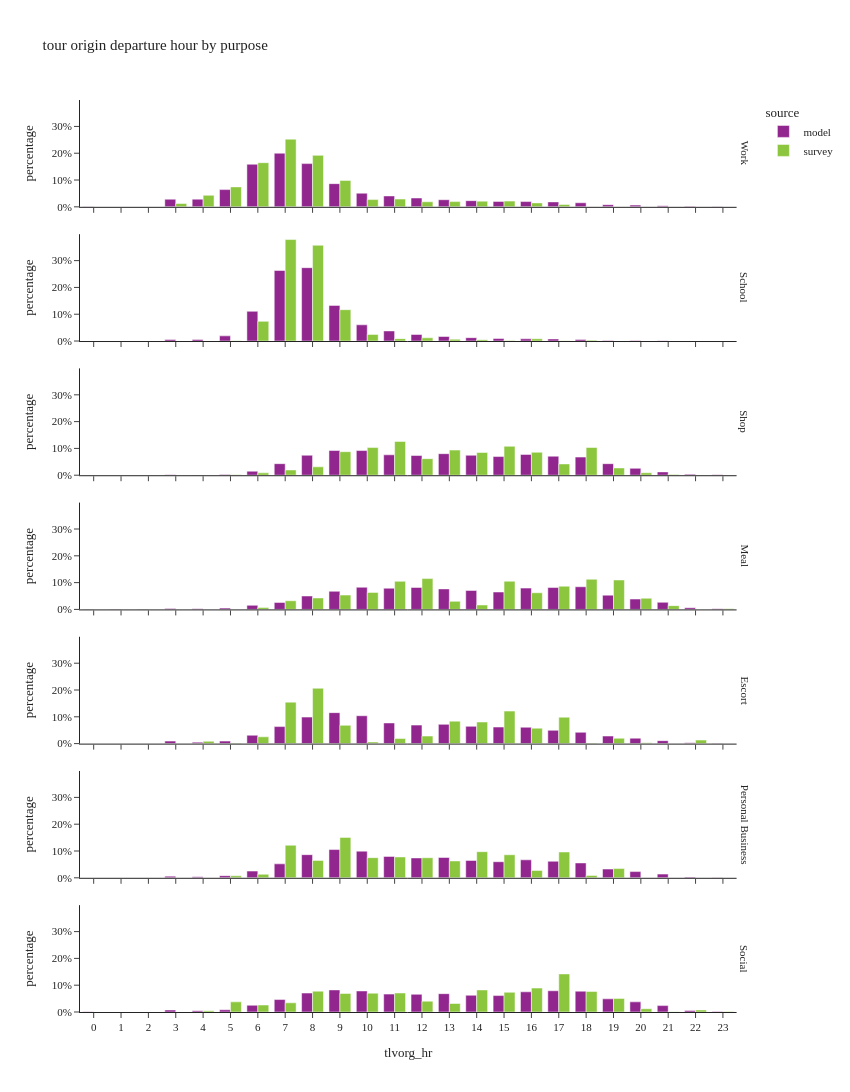

Notebook code for this chart:
### Code cell
df_plot = (
    df_tour.group_by(['tlvorg_hr', 'pdpurp_label', 'source'])
    .agg([
        pl.col('toexpfac').count().alias('sample_count'),
        pl.col('toexpfac').sum().alias('toexpfac')
    ])
    .with_columns(
        (pl.col('toexpfac') / pl.col('toexpfac').sum().over(['pdpurp_label', 'source'])).alias('percentage')
    )
)

fig = px.bar(df_plot.sort(['source', 'pdpurp_label']).to_pandas(),
             x="tlvorg_hr", y="percentage", color="source", barmode="group",
             facet_row='pdpurp_label',
             hover_data=['toexpfac', 'sample_count'],
             title="tour origin departure hour by purpose")
fig.update_layout(height=1500, width=850)
fig.for_each_annotation(lambda a: a.update(text=a.text.split("=")[-1]))
fig.for_each_xaxis(lambda a: a.update(dict(dtick=1, categoryorder='category ascending')))
fig.for_each_yaxis(lambda a: a.update(dict(tickformat=".0%")))
fig.show()

### Figure 1 — Plotly figure (JSON) as saved in the notebook; plotly's stock layout.template omitted (floating-point values rounded to 4 significant figures)
{"data": [{"alignmentgroup": "True", "customdata": [[1621.0, 1621.0], [81640.0, 81640.0], [259200.0, 259200.0], [321600.0, 321600.0], [65390.0, 65390.0], [31570.0, 31570.0], [103400.0, 103400.0], [1037.0, 1037.0], [42590.0, 42590.0], [7184.0, 7184.0], [37030.0, 37030.0], [24500.0, 24500.0], [10260.0, 10260.0], [32600.0, 32600.0], [3336.0, 3336.0], [2415.0, 2415.0], [255400.0, 255400.0], [139100.0, 139100.0], [29650.0, 29650.0], [13020.0, 13020.0], [46090.0, 46090.0], [368.0, 368.0], [52900.0, 52900.0], [45690.0, 45690.0]], "hovertemplate": "source=model<br>pdpurp_label=Work<br>tlvorg_hr=%{x}<br>percentage=%{y}<br>toexpfac=%{customdata[0]}<br>sample_count=%{customdata[1]}<extra></extra>", "legendgroup": "model", "marker": {"color": "#91268F", "pattern": {"shape": ""}}, "name": "model", "offsetgroup": "model", "orientation": "v", "showlegend": true, "textposition": "auto", "type": "bar", "x": [0, 10, 8, 7, 11, 16, 5, 1, 13, 21, 14, 18, 20, 15, 22, 23, 6, 9, 17, 19, 4, 2, 12, 3], "xaxis": "x7", "y": [0.001008, 0.05079, 0.1613, 0.2, 0.04068, 0.01964, 0.06429, 0.0006451, 0.02649, 0.004469, 0.02303, 0.01524, 0.006381, 0.02028, 0.002075, 0.001502, 0.1589, 0.08652, 0.01844, 0.008103, 0.02867, 0.0002289, 0.03291, 0.02842], "yaxis": "y7"}, {"alignmentgroup": "True", "customdata": [[3451.0, 3451.0], [14810.0, 14810.0], [2.0, 2.0], [1258.0, 1258.0], [4680.0, 4680.0], [67210.0, 67210.0], [7.0, 7.0], [80600.0, 80600.0], [1182.0, 1182.0], [7604.0, 7604.0], [22840.0, 22840.0], [5640.0, 5640.0], [165900.0, 165900.0], [3613.0, 3613.0], [3517.0, 3517.0], [159600.0, 159600.0], [36670.0, 36670.0], [702.0, 702.0], [4974.0, 4974.0], [11660.0, 11660.0], [10210.0, 10210.0]], "hovertemplate": "source=model<br>pdpurp_label=School<br>tlvorg_hr=%{x}<br>percentage=%{y}<br>toexpfac=%{customdata[0]}<br>sample_count=%{customdata[1]}<extra></extra>", "legendgroup": "model", "marker": {"color": "#91268F", "pattern": {"shape": ""}}, "name": "model", "offsetgroup": "model", "orientation": "v", "showlegend": false, "textposition": "auto", "type": "bar", "x": [3, 12, 23, 19, 17, 6, 22, 9, 20, 14, 11, 15, 8, 18, 4, 7, 10, 21, 16, 5, 13], "xaxis": "x6", "y": [0.005694, 0.02443, 3.3e-06, 0.002076, 0.007722, 0.1109, 1.155e-05, 0.133, 0.00195, 0.01255, 0.03768, 0.009306, 0.2737, 0.005961, 0.005803, 0.2633, 0.0605, 0.001158, 0.008207, 0.01924, 0.01684], "yaxis": "y6"}, {"alignmentgroup": "True", "customdata": [[10950.0, 10950.0], [1151.0, 1151.0], [18760.0, 18760.0], [262.0, 262.0], [58730.0, 58730.0], [1180.0, 1180.0], [31500.0, 31500.0], [31470.0, 31470.0], [122.0, 122.0], [877.0, 877.0], [56780.0, 56780.0], [327.0, 327.0], [55640.0, 55640.0], [67250.0, 67250.0], [49460.0, 49460.0], [67360.0, 67360.0], [54400.0, 54400.0], [9088.0, 9088.0], [50850.0, 50850.0], [2087.0, 2087.0], [54460.0, 54460.0], [53700.0, 53700.0], [2527.0, 2527.0], [51800.0, 51800.0]], "hovertemplate": "source=model<br>pdpurp_label=Shop<br>tlvorg_hr=%{x}<br>percentage=%{y}<br>toexpfac=%{customdata[0]}<br>sample_count=%{customdata[1]}<extra></extra>", "legendgroup": "model", "marker": {"color": "#91268F", "pattern": {"shape": ""}}, "name": "model", "offsetgroup": "model", "orientation": "v", "showlegend": false, "textposition": "auto", "type": "bar", "x": [6, 23, 20, 1, 13, 3, 7, 19, 2, 4, 16, 0, 11, 10, 18, 9, 14, 21, 15, 5, 8, 12, 22, 17], "xaxis": "x5", "y": [0.01499, 0.001575, 0.02568, 0.0003585, 0.08038, 0.001615, 0.04311, 0.04306, 0.000167, 0.0012, 0.0777, 0.0004475, 0.07614, 0.09203, 0.06769, 0.09218, 0.07444, 0.01244, 0.06959, 0.002856, 0.07453, 0.07349, 0.003458, 0.07089], "yaxis": "y5"}, {"alignmentgroup": "True", "customdata": [[10160.0, 10160.0], [30530.0, 30530.0], [31500.0, 31500.0], [32480.0, 32480.0], [27160.0, 27160.0], [31360.0, 31360.0], [14880.0, 14880.0], [1175.0, 1175.0], [844.0, 844.0], [24930.0, 24930.0], [5844.0, 5844.0], [29400.0, 29400.0], [10020.0, 10020.0], [31760.0, 31760.0], [277.0, 277.0], [19250.0, 19250.0], [1008.0, 1008.0], [30390.0, 30390.0], [399.0, 399.0], [1874.0, 1874.0], [84.0, 84.0], [2399.0, 2399.0], [20450.0, 20450.0], [26010.0, 26010.0]], "hovertemplate": "source=model<br>pdpurp_label=Meal<br>tlvorg_hr=%{x}<br>percentage=%{y}<br>toexpfac=%{customdata[0]}<br>sample_count=%{customdata[1]}<extra></extra>", "legendgroup": "model", "marker": {"color": "#91268F", "pattern": {"shape": ""}}, "name": "model", "offsetgroup": "model", "orientation": "v", "showlegend": false, "textposition": "auto", "type": "bar", "x": [21, 16, 12, 18, 14, 17, 20, 3, 4, 15, 6, 13, 7, 10, 1, 8, 23, 11, 0, 5, 2, 22, 19, 9], "xaxis": "x4", "y": [0.02646, 0.07948, 0.08199, 0.08453, 0.07068, 0.08164, 0.03873, 0.003058, 0.002197, 0.06489, 0.01521, 0.07652, 0.02609, 0.08268, 0.000721, 0.0501, 0.002624, 0.0791, 0.001039, 0.004878, 0.0002186, 0.006245, 0.05322, 0.0677], "yaxis": "y4"}, {"alignmentgroup": "True", "customdata": [[62030.0, 62030.0], [45020.0, 45020.0], [39830.0, 39830.0], [12710.0, 12710.0], [72480.0, 72480.0], [17680.0, 17680.0], [40360.0, 40360.0], [204.0, 204.0], [38720.0, 38720.0], [6986.0, 6986.0], [2074.0, 2074.0], [3358.0, 3358.0], [230.0, 230.0], [117.0, 117.0], [31090.0, 31090.0], [38290.0, 38290.0], [5914.0, 5914.0], [65200.0, 65200.0], [5907.0, 5907.0], [43280.0, 43280.0], [19590.0, 19590.0], [1033.0, 1033.0], [26470.0, 26470.0], [48350.0, 48350.0]], "hovertemplate": "source=model<br>pdpurp_label=Escort<br>tlvorg_hr=%{x}<br>percentage=%{y}<br>toexpfac=%{customdata[0]}<br>sample_count=%{customdata[1]}<extra></extra>", "legendgroup": "model", "marker": {"color": "#91268F", "pattern": {"shape": ""}}, "name": "model", "offsetgroup": "model", "orientation": "v", "showlegend": false, "textposition": "auto", "type": "bar", "x": [8, 13, 7, 20, 9, 19, 14, 1, 15, 21, 22, 4, 0, 2, 17, 16, 5, 10, 3, 12, 6, 23, 18, 11], "xaxis": "x3", "y": [0.09895, 0.07182, 0.06353, 0.02027, 0.1156, 0.0282, 0.06437, 0.0003254, 0.06176, 0.01114, 0.003308, 0.005356, 0.0003669, 0.0001866, 0.04959, 0.06107, 0.009433, 0.104, 0.009422, 0.06903, 0.03125, 0.001648, 0.04222, 0.07712], "yaxis": "y3"}, {"alignmentgroup": "True", "customdata": [[39400.0, 39400.0], [12920.0, 12920.0], [3159.0, 3159.0], [9920.0, 9920.0], [25630.0, 25630.0], [23740.0, 23740.0], [20620.0, 20620.0], [31600.0, 31600.0], [556.0, 556.0], [21940.0, 21940.0], [43.0, 43.0], [26540.0, 26540.0], [5476.0, 5476.0], [9182.0, 9182.0], [1214.0, 1214.0], [1479.0, 1479.0], [29350.0, 29350.0], [30000.0, 30000.0], [24430.0, 24430.0], [103.0, 103.0], [34170.0, 34170.0], [2441.0, 2441.0], [41720.0, 41720.0], [167.0, 167.0]], "hovertemplate": "source=model<br>pdpurp_label=Personal Business<br>tlvorg_hr=%{x}<br>percentage=%{y}<br>toexpfac=%{customdata[0]}<br>sample_count=%{customdata[1]}<extra></extra>", "legendgroup": "model", "marker": {"color": "#91268F", "pattern": {"shape": ""}}, "name": "model", "offsetgroup": "model", "orientation": "v", "showlegend": false, "textposition": "auto", "type": "bar", "x": [10, 19, 5, 6, 14, 15, 7, 11, 23, 18, 2, 16, 21, 20, 22, 4, 12, 13, 17, 1, 8, 3, 9, 0], "xaxis": "x2", "y": [0.09953, 0.03263, 0.007981, 0.02506, 0.06475, 0.05998, 0.05211, 0.07983, 0.001405, 0.05542, 0.0001086, 0.06705, 0.01384, 0.0232, 0.003067, 0.003737, 0.07415, 0.07581, 0.06172, 0.0002602, 0.08634, 0.006167, 0.1054, 0.0004219], "yaxis": "y2"}, {"alignmentgroup": "True", "customdata": [[96910.0, 96910.0], [110400.0, 110400.0], [114000.0, 114000.0], [6467.0, 6467.0], [10980.0, 10980.0], [89860.0, 89860.0], [91490.0, 91490.0], [100400.0, 100400.0], [7706.0, 7706.0], [103800.0, 103800.0], [116300.0, 116300.0], [121100.0, 121100.0], [115200.0, 115200.0], [259.0, 259.0], [1157.0, 1157.0], [55490.0, 55490.0], [68280.0, 68280.0], [12180.0, 12180.0], [97930.0, 97930.0], [36900.0, 36900.0], [71980.0, 71980.0], [666.0, 666.0], [35000.0, 35000.0], [3122.0, 3122.0]], "hovertemplate": "source=model<br>pdpurp_label=Social<br>tlvorg_hr=%{x}<br>percentage=%{y}<br>toexpfac=%{customdata[0]}<br>sample_count=%{customdata[1]}<extra></extra>", "legendgroup": "model", "marker": {"color": "#91268F", "pattern": {"shape": ""}}, "name": "model", "offsetgroup": "model", "orientation": "v", "showlegend": false, "textposition": "auto", "type": "bar", "x": [12, 16, 18, 4, 3, 15, 14, 13, 22, 8, 17, 9, 10, 2, 0, 20, 7, 5, 11, 6, 19, 1, 21, 23], "xaxis": "x", "y": [0.06603, 0.07526, 0.07769, 0.004407, 0.007482, 0.06123, 0.06234, 0.06842, 0.005251, 0.0707, 0.07922, 0.08249, 0.07852, 0.0001765, 0.0007884, 0.03781, 0.04652, 0.008296, 0.06673, 0.02514, 0.04905, 0.0004538, 0.02385, 0.002127], "yaxis": "y"}, {"alignmentgroup": "True", "customdata": [[31500.0, 112.0], [257.3, 5.0], [17220.0, 21.0], [10260.0, 19.0], [22800.0, 48.0], [115100.0, 200.0], [235.3, 1.0], [117.9, 2.0], [55.45, 2.0], [855.1, 4.0], [224000.0, 379.0], [192200.0, 273.0], [24780.0, 39.0], [22040.0, 65.0], [86810.0, 102.0], [24880.0, 34.0], [441.9, 3.0], [33880.0, 65.0], [294500.0, 447.0], [14520.0, 20.0], [50230.0, 43.0]], "hovertemplate": "source=survey<br>pdpurp_label=Work<br>tlvorg_hr=%{x}<br>percentage=%{y}<br>toexpfac=%{customdata[0]}<br>sample_count=%{customdata[1]}<extra></extra>", "legendgroup": "survey", "marker": {"color": "#8CC63E", "pattern": {"shape": ""}}, "name": "survey", "offsetgroup": "survey", "orientation": "v", "showlegend": true, "textposition": "auto", "type": "bar", "x": [10, 20, 16, 17, 13, 9, 23, 22, 21, 18, 8, 6, 14, 12, 5, 15, 19, 11, 7, 3, 4], "xaxis": "x7", "y": [0.027, 0.0002205, 0.01476, 0.008792, 0.01954, 0.09862, 0.0002017, 0.000101, 4.753e-05, 0.0007329, 0.192, 0.1647, 0.02124, 0.01889, 0.07441, 0.02133, 0.0003788, 0.02904, 0.2524, 0.01244, 0.04306], "yaxis": "y7"}, {"alignmentgroup": "True", "customdata": [[3894.0, 6.0], [1054.0, 4.0], [466.9, 4.0], [33710.0, 27.0], [5499.0, 7.0], [1514.0, 1.0], [4099.0, 8.0], [2381.0, 4.0], [367.7, 3.0], [164000.0, 248.0], [11360.0, 16.0], [3121.0, 10.0], [53680.0, 48.0], [173800.0, 223.0]], "hovertemplate": "source=survey<br>pdpurp_label=School<br>tlvorg_hr=%{x}<br>percentage=%{y}<br>toexpfac=%{customdata[0]}<br>sample_count=%{customdata[1]}<extra></extra>", "legendgroup": "survey", "marker": {"color": "#8CC63E", "pattern": {"shape": ""}}, "name": "survey", "offsetgroup": "survey", "orientation": "v", "showlegend": false, "textposition": "auto", "type": "bar", "x": [16, 15, 17, 6, 12, 18, 11, 14, 5, 8, 10, 13, 9, 7], "xaxis": "x6", "y": [0.008485, 0.002297, 0.001017, 0.07345, 0.01198, 0.003299, 0.008931, 0.005188, 0.0008012, 0.3573, 0.02475, 0.006801, 0.117, 0.3787], "yaxis": "y6"}, {"alignmentgroup": "True", "customdata": [[446.6, 3.0], [65850.0, 90.0], [570.9, 1.0], [56400.0, 76.0], [48970.0, 95.0], [54040.0, 60.0], [628.3, 3.0], [14210.0, 49.0], [45850.0, 84.0], [22000.0, 81.0], [44290.0, 94.0], [10250.0, 27.0], [44650.0, 64.0], [53920.0, 127.0], [32330.0, 83.0], [16340.0, 35.0], [4632.0, 5.0], [752.1, 3.0], [1207.0, 5.0], [4864.0, 19.0]], "hovertemplate": "source=survey<br>pdpurp_label=Shop<br>tlvorg_hr=%{x}<br>percentage=%{y}<br>toexpfac=%{customdata[0]}<br>sample_count=%{customdata[1]}<extra></extra>", "legendgroup": "survey", "marker": {"color": "#8CC63E", "pattern": {"shape": ""}}, "name": "survey", "offsetgroup": "survey", "orientation": "v", "showlegend": false, "textposition": "auto", "type": "bar", "x": [22, 11, 2, 15, 13, 18, 23, 19, 9, 17, 14, 7, 16, 10, 12, 8, 6, 5, 21, 20], "xaxis": "x5", "y": [0.0008551, 0.1261, 0.001093, 0.108, 0.09378, 0.1035, 0.001203, 0.02722, 0.08779, 0.04213, 0.08481, 0.01963, 0.0855, 0.1033, 0.06191, 0.03129, 0.00887, 0.00144, 0.002311, 0.009314], "yaxis": "y5"}, {"alignmentgroup": "True", "customdata": [[3724.0, 5.0], [27670.0, 78.0], [30350.0, 71.0], [27760.0, 34.0], [14140.0, 37.0], [29.32, 1.0], [16390.0, 40.0], [533.9, 1.0], [16780.0, 31.0], [1795.0, 4.0], [11280.0, 28.0], [11000.0, 21.0], [4376.0, 23.0], [8535.0, 15.0], [22870.0, 56.0], [29690.0, 68.0], [7937.0, 35.0], [28990.0, 37.0], [36.86, 1.0]], "hovertemplate": "source=survey<br>pdpurp_label=Meal<br>tlvorg_hr=%{x}<br>percentage=%{y}<br>toexpfac=%{customdata[0]}<br>sample_count=%{customdata[1]}<extra></extra>", "legendgroup": "survey", "marker": {"color": "#8CC63E", "pattern": {"shape": ""}}, "name": "survey", "offsetgroup": "survey", "orientation": "v", "showlegend": false, "textposition": "auto", "type": "bar", "x": [21, 11, 12, 15, 9, 22, 16, 23, 10, 6, 8, 20, 14, 7, 17, 18, 13, 19, 5], "xaxis": "x4", "y": [0.01411, 0.1049, 0.115, 0.1052, 0.05357, 0.0001111, 0.06212, 0.002023, 0.06358, 0.006803, 0.04274, 0.04169, 0.01658, 0.03234, 0.08664, 0.1125, 0.03008, 0.1099, 0.0001397], "yaxis": "y4"}, {"alignmentgroup": "True", "customdata": [[863.6, 10.0], [9295.0, 13.0], [45720.0, 46.0], [26690.0, 44.0], [13050.0, 32.0], [4054.0, 1.0], [2739.0, 22.0], [8756.0, 18.0], [95780.0, 131.0], [31640.0, 41.0], [56250.0, 71.0], [11760.0, 12.0], [1572.0, 7.0], [6096.0, 5.0], [37360.0, 57.0], [323.3, 4.0], [38900.0, 41.0], [71730.0, 96.0], [1127.0, 7.0]], "hovertemplate": "source=survey<br>pdpurp_label=Escort<br>tlvorg_hr=%{x}<br>percentage=%{y}<br>toexpfac=%{customdata[0]}<br>sample_count=%{customdata[1]}<extra></extra>", "legendgroup": "survey", "marker": {"color": "#8CC63E", "pattern": {"shape": ""}}, "name": "survey", "offsetgroup": "survey", "orientation": "v", "showlegend": false, "textposition": "auto", "type": "bar", "x": [18, 19, 17, 16, 12, 4, 10, 11, 8, 9, 15, 6, 20, 22, 14, 21, 13, 7, 5], "xaxis": "x3", "y": [0.001863, 0.02005, 0.09859, 0.05755, 0.02814, 0.008743, 0.005908, 0.01888, 0.2066, 0.06823, 0.1213, 0.02535, 0.00339, 0.01315, 0.08057, 0.0006973, 0.0839, 0.1547, 0.00243], "yaxis": "y3"}, {"alignmentgroup": "True", "customdata": [[45380.0, 62.0], [25870.0, 46.0], [36580.0, 45.0], [29000.0, 25.0], [3927.0, 13.0], [10370.0, 11.0], [19510.0, 46.0], [29320.0, 54.0], [23420.0, 53.0], [2287.0, 4.0], [2614.0, 19.0], [8281.0, 35.0], [22530.0, 62.0], [197.4, 1.0], [29.47, 1.0], [22600.0, 68.0], [18930.0, 60.0]], "hovertemplate": "source=survey<br>pdpurp_label=Personal Business<br>tlvorg_hr=%{x}<br>percentage=%{y}<br>toexpfac=%{customdata[0]}<br>sample_count=%{customdata[1]}<extra></extra>", "legendgroup": "survey", "marker": {"color": "#8CC63E", "pattern": {"shape": ""}}, "name": "survey", "offsetgroup": "survey", "orientation": "v", "showlegend": false, "textposition": "auto", "type": "bar", "x": [9, 15, 7, 17, 6, 19, 8, 14, 11, 5, 18, 16, 12, 22, 21, 10, 13], "xaxis": "x2", "y": [0.1508, 0.08598, 0.1216, 0.09639, 0.01305, 0.03448, 0.06486, 0.09745, 0.07786, 0.007602, 0.00869, 0.02753, 0.07488, 0.0006562, 9.797e-05, 0.07513, 0.06293], "yaxis": "y2"}, {"alignmentgroup": "True", "customdata": [[73280.0, 117.0], [76020.0, 167.0], [146800.0, 273.0], [12580.0, 47.0], [52410.0, 123.0], [36.86, 1.0], [26880.0, 57.0], [39.74, 1.0], [71510.0, 160.0], [79250.0, 183.0], [7999.0, 6.0], [41680.0, 109.0], [1101.0, 21.0], [72560.0, 153.0], [1713.0, 1.0], [80280.0, 154.0], [39110.0, 24.0], [92260.0, 179.0], [85050.0, 129.0], [32790.0, 97.0], [35440.0, 88.0], [4660.0, 6.0]], "hovertemplate": "source=survey<br>pdpurp_label=Social<br>tlvorg_hr=%{x}<br>percentage=%{y}<br>toexpfac=%{customdata[0]}<br>sample_count=%{customdata[1]}<extra></extra>", "legendgroup": "survey", "marker": {"color": "#8CC63E", "pattern": {"shape": ""}}, "name": "survey", "offsetgroup": "survey", "orientation": "v", "showlegend": false, "textposition": "auto", "type": "bar", "x": [11, 15, 17, 20, 19, 0, 6, 3, 9, 18, 22, 12, 21, 10, 23, 8, 5, 16, 14, 13, 7, 4], "xaxis": "x", "y": [0.07091, 0.07356, 0.142, 0.01217, 0.05072, 3.567e-05, 0.02601, 3.845e-05, 0.0692, 0.07668, 0.00774, 0.04033, 0.001066, 0.07021, 0.001657, 0.07768, 0.03784, 0.08927, 0.0823, 0.03173, 0.03429, 0.00451], "yaxis": "y"}], "layout": {"annotations": [{"font": {}, "showarrow": false, "text": "Social", "textangle": 90, "x": 0.98, "xanchor": "left", "xref": "paper", "y": 0.05857, "yanchor": "middle", "yref": "paper"}, {"font": {}, "showarrow": false, "text": "Personal Business", "textangle": 90, "x": 0.98, "xanchor": "left", "xref": "paper", "y": 0.2057, "yanchor": "middle", "yref": "paper"}, {"font": {}, "showarrow": false, "text": "Escort", "textangle": 90, "x": 0.98, "xanchor": "left", "xref": "paper", "y": 0.3529, "yanchor": "middle", "yref": "paper"}, {"font": {}, "showarrow": false, "text": "Meal", "textangle": 90, "x": 0.98, "xanchor": "left", "xref": "paper", "y": 0.5, "yanchor": "middle", "yref": "paper"}, {"font": {}, "showarrow": false, "text": "Shop", "textangle": 90, "x": 0.98, "xanchor": "left", "xref": "paper", "y": 0.6471, "yanchor": "middle", "yref": "paper"}, {"font": {}, "showarrow": false, "text": "School", "textangle": 90, "x": 0.98, "xanchor": "left", "xref": "paper", "y": 0.7943, "yanchor": "middle", "yref": "paper"}, {"font": {}, "showarrow": false, "text": "Work", "textangle": 90, "x": 0.98, "xanchor": "left", "xref": "paper", "y": 0.9414, "yanchor": "middle", "yref": "paper"}], "barmode": "group", "height": 1500, "legend": {"title": {"text": "source"}, "tracegroupgap": 0}, "title": {"text": "tour origin departure hour by purpose"}, "width": 850, "xaxis": {"anchor": "y", "categoryorder": "category ascending", "domain": [0.0, 0.98], "dtick": 1, "title": {"text": "tlvorg_hr"}}, "xaxis2": {"anchor": "y2", "categoryorder": "category ascending", "domain": [0.0, 0.98], "dtick": 1, "matches": "x", "showticklabels": false}, "xaxis3": {"anchor": "y3", "categoryorder": "category ascending", "domain": [0.0, 0.98], "dtick": 1, "matches": "x", "showticklabels": false}, "xaxis4": {"anchor": "y4", "categoryorder": "category ascending", "domain": [0.0, 0.98], "dtick": 1, "matches": "x", "showticklabels": false}, "xaxis5": {"anchor": "y5", "categoryorder": "category ascending", "domain": [0.0, 0.98], "dtick": 1, "matches": "x", "showticklabels": false}, "xaxis6": {"anchor": "y6", "categoryorder": "category ascending", "domain": [0.0, 0.98], "dtick": 1, "matches": "x", "showticklabels": false}, "xaxis7": {"anchor": "y7", "categoryorder": "category ascending", "domain": [0.0, 0.98], "dtick": 1, "matches": "x", "showticklabels": false}, "yaxis": {"anchor": "x", "domain": [0.0, 0.1171], "tickformat": ".0%", "title": {"text": "percentage"}}, "yaxis2": {"anchor": "x2", "domain": [0.1471, 0.2643], "matches": "y", "tickformat": ".0%", "title": {"text": "percentage"}}, "yaxis3": {"anchor": "x3", "domain": [0.2943, 0.4114], "matches": "y", "tickformat": ".0%", "title": {"text": "percentage"}}, "yaxis4": {"anchor": "x4", "domain": [0.4414, 0.5586], "matches": "y", "tickformat": ".0%", "title": {"text": "percentage"}}, "yaxis5": {"anchor": "x5", "domain": [0.5886, 0.7057], "matches": "y", "tickformat": ".0%", "title": {"text": "percentage"}}, "yaxis6": {"anchor": "x6", "domain": [0.7357, 0.8529], "matches": "y", "tickformat": ".0%", "title": {"text": "percentage"}}, "yaxis7": {"anchor": "x7", "domain": [0.8829, 1.0], "matches": "y", "tickformat": ".0%", "title": {"text": "percentage"}}}}
